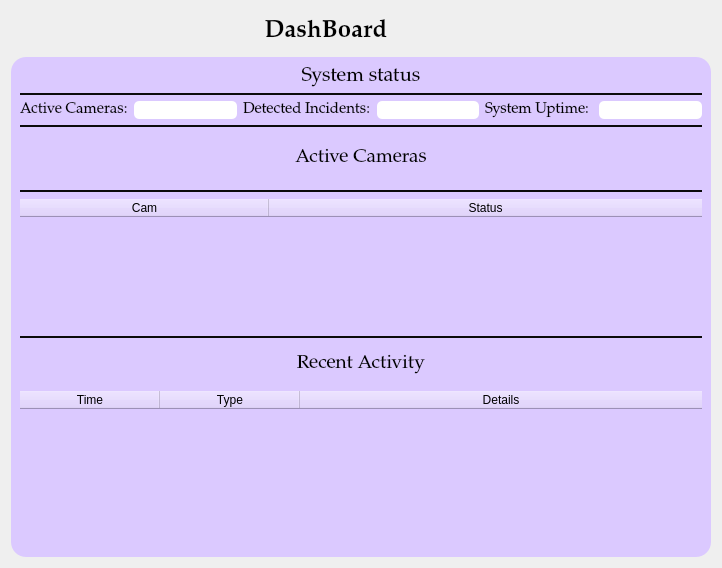
             <widget class="QWidget" name="dashboard_page">
              <layout class="QGridLayout" name="gridLayout_7">
               <item row="0" column="0">
                <layout class="QVBoxLayout" name="verticalLayout_21">
                 <item>
                  <layout class="QHBoxLayout" name="horizontalLayout_9">
                   <property name="spacing">
                    <number>0</number>
                   </property>
                   <item>
                    <widget class="QLabel" name="label_8">
                     <property name="maximumSize">
                      <size>
                       <width>700</width>
                       <height>50</height>
                      </size>
                     </property>
                     <property name="font">
                      <font>
                       <family>Palatino Linotype</family>
                       <pointsize>18</pointsize>
                       <weight>75</weight>
                       <bold>true</bold>
                      </font>
                     </property>
                     <property name="text">
                      <string>DashBoard</string>
                     </property>
                     <property name="alignment">
                      <set>Qt::AlignCenter</set>
                     </property>
                    </widget>
                   </item>
                   <item>
                    <widget class="QLabel" name="label_20">
                     <property name="minimumSize">
                      <size>
                       <width>60</width>
                       <height>40</height>
                      </size>
                     </property>
                     <property name="maximumSize">
                      <size>
                       <width>70</width>
                       <height>50</height>
                      </size>
                     </property>
                     <property name="text">
                      <string/>
                     </property>
                     <property name="textFormat">
                      <enum>Qt::AutoText</enum>
                     </property>
                     <property name="pixmap">
                      <pixmap resource="resources.qrc">:/images/dashboard.png</pixmap>
                     </property>
                     <property name="scaledContents">
                      <bool>true</bool>
                     </property>
                    </widget>
                   </item>
                  </layout>
                 </item>
                 <item>
                  <widget class="QWidget" name="widget" native="true">
                   <property name="minimumSize">
                    <size>
                     <width>700</width>
                     <height>500</height>
                    </size>
                   </property>
                   <property name="maximumSize">
                    <size>
                     <width>900</width>
                     <height>700</height>
                    </size>
                   </property>
                   <property name="styleSheet">
                    <string notr="true">background-color: rgb(219, 201, 255);
border-radius:15px;
color:black;</string>
                   </property>
                   <layout class="QGridLayout" name="gridLayout_6">
                    <item row="0" column="0">
                     <layout class="QVBoxLayout" name="verticalLayout_20">
                      <item>
                       <layout class="QVBoxLayout" name="verticalLayout_19">
                        <item>
                         <widget class="QLabel" name="label_22">
                          <property name="font">
                           <font>
                            <family>Palatino Linotype</family>
                            <pointsize>15</pointsize>
                            <weight>50</weight>
                            <bold>false</bold>
                           </font>
                          </property>
                          <property name="text">
                           <string>System status</string>
                          </property>
                          <property name="alignment">
                           <set>Qt::AlignCenter</set>
                          </property>
                         </widget>
                        </item>
                        <item>
                         <widget class="Line" name="line">
                          <property name="minimumSize">
                           <size>
                            <width>650</width>
                            <height>2</height>
                           </size>
                          </property>
                          <property name="maximumSize">
                           <size>
                            <width>900</width>
                            <height>2</height>
                           </size>
                          </property>
                          <property name="font">
                           <font>
                            <pointsize>8</pointsize>
                           </font>
                          </property>
                          <property name="styleSheet">
                           <string notr="true">background-color: rgb(11, 11, 11);</string>
                          </property>
                          <property name="orientation">
                           <enum>Qt::Horizontal</enum>
                          </property>
                         </widget>
                        </item>
                        <item>
                         <layout class="QHBoxLayout" name="horizontalLayout_11">
                          <item>
                           <widget class="QLabel" name="label_23">
                            <property name="font">
                             <font>
                              <family>Palatino Linotype</family>
                              <pointsize>11</pointsize>
                              <weight>50</weight>
                              <bold>false</bold>
                             </font>
                            </property>
                            <property name="text">
                             <string>Active Cameras:</string>
                            </property>
                           </widget>
                          </item>
                          <item>
                           <widget class="QLabel" name="label_27">
                            <property name="font">
                             <font>
                              <family>Palatino Linotype</family>
                              <pointsize>11</pointsize>
                              <weight>50</weight>
                              <bold>false</bold>
                             </font>
                            </property>
                            <property name="styleSheet">
                             <string notr="true">border-radius:5px;
background-color: rgb(255, 255, 255);</string>
                            </property>
                            <property name="text">
                             <string/>
                            </property>
                           </widget>
                          </item>
                          <item>
                           <widget class="QLabel" name="label_24">
                            <property name="font">
                             <font>
                              <family>Palatino Linotype</family>
                              <pointsize>11</pointsize>
                              <weight>50</weight>
                              <bold>false</bold>
                             </font>
                            </property>
                            <property name="text">
                             <string>Detected Incidents:</string>
                            </property>
                           </widget>
                          </item>
                          <item>
                           <widget class="QLabel" name="detected_label">
                            <property name="font">
                             <font>
                              <family>Palatino Linotype</family>
                              <pointsize>11</pointsize>
                              <weight>50</weight>
                              <bold>false</bold>
                             </font>
                            </property>
                            <property name="styleSheet">
                             <string notr="true">border-radius:5px;
background-color: rgb(255, 255, 255);</string>
                            </property>
                            <property name="text">
                             <string/>
                            </property>
                           </widget>
                          </item>
                          <item>
                           <widget class="QLabel" name="label_25">
                            <property name="font">
                             <font>
                              <family>Palatino Linotype</family>
                              <pointsize>11</pointsize>
                              <weight>50</weight>
                              <bold>false</bold>
                             </font>
                            </property>
                            <property name="text">
                             <string>System Uptime: </string>
                            </property>
                           </widget>
                          </item>
                          <item>
                           <widget class="QLabel" name="system_uptime_label">
                            <property name="font">
                             <font>
                              <family>Palatino Linotype</family>
                              <pointsize>11</pointsize>
                              <weight>50</weight>
                              <bold>false</bold>
                             </font>
                            </property>
                            <property name="styleSheet">
                             <string notr="true">border-radius:5px;
background-color: rgb(255, 255, 255);</string>
                            </property>
                            <property name="text">
                             <string/>
                            </property>
                           </widget>
                          </item>
                         </layout>
                        </item>
                        <item>
                         <widget class="Line" name="line_2">
                          <property name="minimumSize">
                           <size>
                            <width>650</width>
                            <height>2</height>
                           </size>
                          </property>
                          <property name="maximumSize">
                           <size>
                            <width>900</width>
                            <height>2</height>
                           </size>
                          </property>
                          <property name="font">
                           <font>
                            <pointsize>8</pointsize>
                           </font>
                          </property>
                          <property name="styleSheet">
                           <string notr="true">background-color: rgb(11, 11, 11);</string>
                          </property>
                          <property name="orientation">
                           <enum>Qt::Horizontal</enum>
                          </property>
                         </widget>
                        </item>
                       </layout>
                      </item>
                      <item>
                       <layout class="QVBoxLayout" name="verticalLayout_18">
                        <property name="spacing">
                         <number>7</number>
                        </property>
                        <item>
                         <widget class="QLabel" name="label_29">
                          <property name="minimumSize">
                           <size>
                            <width>0</width>
                            <height>50</height>
                           </size>
                          </property>
                          <property name="maximumSize">
                           <size>
                            <width>16777215</width>
                            <height>50</height>
                           </size>
                          </property>
                          <property name="font">
                           <font>
                            <family>Palatino Linotype</family>
                            <pointsize>14</pointsize>
                            <weight>50</weight>
                            <bold>false</bold>
                           </font>
                          </property>
                          <property name="text">
                           <string>Active Cameras</string>
                          </property>
                          <property name="alignment">
                           <set>Qt::AlignCenter</set>
                          </property>
                         </widget>
                        </item>
                        <item>
                         <widget class="Line" name="line_3">
                          <property name="minimumSize">
                           <size>
                            <width>650</width>
                            <height>2</height>
                           </size>
                          </property>
                          <property name="maximumSize">
                           <size>
                            <width>900</width>
                            <height>2</height>
                           </size>
                          </property>
                          <property name="font">
                           <font>
                            <pointsize>8</pointsize>
                           </font>
                          </property>
                          <property name="styleSheet">
                           <string notr="true">background-color: rgb(11, 11, 11);</string>
                          </property>
                          <property name="orientation">
                           <enum>Qt::Horizontal</enum>
                          </property>
                         </widget>
                        </item>
                        <item>
                         <widget class="QTableWidget" name="tableWidget_2">
                          <property name="minimumSize">
                           <size>
                            <width>550</width>
                            <height>100</height>
                           </size>
                          </property>
                          <property name="maximumSize">
                           <size>
                            <width>900</width>
                            <height>150</height>
                           </size>
                          </property>
                          <property name="font">
                           <font>
                            <pointsize>10</pointsize>
                            <weight>50</weight>
                            <bold>false</bold>
                           </font>
                          </property>
                          <property name="sizeAdjustPolicy">
                           <enum>QAbstractScrollArea::AdjustToContentsOnFirstShow</enum>
                          </property>
                          <property name="dragEnabled">
                           <bool>false</bool>
                          </property>
                          <property name="alternatingRowColors">
                           <bool>true</bool>
                          </property>
                          <attribute name="horizontalHeaderDefaultSectionSize">
                           <number>249</number>
                          </attribute>
                          <attribute name="horizontalHeaderMinimumSectionSize">
                           <number>49</number>
                          </attribute>
                          <attribute name="horizontalHeaderShowSortIndicator" stdset="0">
                           <bool>false</bool>
                          </attribute>
                          <attribute name="horizontalHeaderStretchLastSection">
                           <bool>true</bool>
                          </attribute>
                          <attribute name="verticalHeaderCascadingSectionResizes">
                           <bool>false</bool>
                          </attribute>
                          <attribute name="verticalHeaderShowSortIndicator" stdset="0">
                           <bool>false</bool>
                          </attribute>
                          <attribute name="verticalHeaderStretchLastSection">
                           <bool>false</bool>
                          </attribute>
                          <column>
                           <property name="text">
                            <string>Cam</string>
                           </property>
                          </column>
                          <column>
                           <property name="text">
                            <string>Status</string>
                           </property>
                          </column>
                         </widget>
                        </item>
                        <item>
                         <widget class="Line" name="line_4">
                          <property name="minimumSize">
                           <size>
                            <width>650</width>
                            <height>2</height>
                           </size>
                          </property>
                          <property name="maximumSize">
                           <size>
                            <width>900</width>
                            <height>2</height>
                           </size>
                          </property>
                          <property name="font">
                           <font>
                            <pointsize>8</pointsize>
                           </font>
                          </property>
                          <property name="styleSheet">
                           <string notr="true">background-color: rgb(11, 11, 11);</string>
                          </property>
                          <property name="orientation">
                           <enum>Qt::Horizontal</enum>
                          </property>
                         </widget>
                        </item>
                       </layout>
                      </item>
                      <item>
                       <layout class="QVBoxLayout" name="verticalLayout_17">
                        <property name="spacing">
                         <number>7</number>
                        </property>
                        <item>
                         <widget class="QLabel" name="label_30">
                          <property name="minimumSize">
                           <size>
                            <width>0</width>
                            <height>40</height>
                           </size>
                          </property>
                          <property name="maximumSize">
                           <size>
                            <width>16777215</width>
                            <height>40</height>
                           </size>
                          </property>
                          <property name="font">
                           <font>
                            <family>Palatino Linotype</family>
                            <pointsize>14</pointsize>
                            <weight>50</weight>
                            <bold>false</bold>
                           </font>
                          </property>
                          <property name="layoutDirection">
                           <enum>Qt::RightToLeft</enum>
                          </property>
                          <property name="text">
                           <string>Recent Activity</string>
                          </property>
                          <property name="scaledContents">
                           <bool>true</bool>
                          </property>
                          <property name="alignment">
                           <set>Qt::AlignCenter</set>
                          </property>
                         </widget>
                        </item>
                        <item>
                         <widget class="QTableWidget" name="tableWidget">
                          <property name="minimumSize">
                           <size>
                            <width>550</width>
                            <height>100</height>
                           </size>
                          </property>
                          <property name="maximumSize">
                           <size>
                            <width>900</width>
                            <height>170</height>
                           </size>
                          </property>
                          <property name="font">
                           <font>
                            <pointsize>10</pointsize>
                            <weight>50</weight>
                            <bold>false</bold>
                           </font>
                          </property>
                          <property name="sizeAdjustPolicy">
                           <enum>QAbstractScrollArea::AdjustToContentsOnFirstShow</enum>
                          </property>
                          <property name="dragEnabled">
                           <bool>false</bool>
                          </property>
                          <property name="alternatingRowColors">
                           <bool>true</bool>
                          </property>
                          <attribute name="horizontalHeaderDefaultSectionSize">
                           <number>140</number>
                          </attribute>
                          <attribute name="horizontalHeaderMinimumSectionSize">
                           <number>49</number>
                          </attribute>
                          <attribute name="horizontalHeaderShowSortIndicator" stdset="0">
                           <bool>false</bool>
                          </attribute>
                          <attribute name="horizontalHeaderStretchLastSection">
                           <bool>true</bool>
                          </attribute>
                          <attribute name="verticalHeaderCascadingSectionResizes">
                           <bool>false</bool>
                          </attribute>
                          <attribute name="verticalHeaderShowSortIndicator" stdset="0">
                           <bool>false</bool>
                          </attribute>
                          <attribute name="verticalHeaderStretchLastSection">
                           <bool>false</bool>
                          </attribute>
                          <column>
                           <property name="text">
                            <string>Time</string>
                           </property>
                          </column>
                          <column>
                           <property name="text">
                            <string>Type</string>
                           </property>
                          </column>
                          <column>
                           <property name="text">
                            <string>Details</string>
                           </property>
                          </column>
                         </widget>
                        </item>
                       </layout>
                      </item>
                     </layout>
                    </item>
                   </layout>
                  </widget>
                 </item>
                </layout>
               </item>
              </layout>
             </widget>
